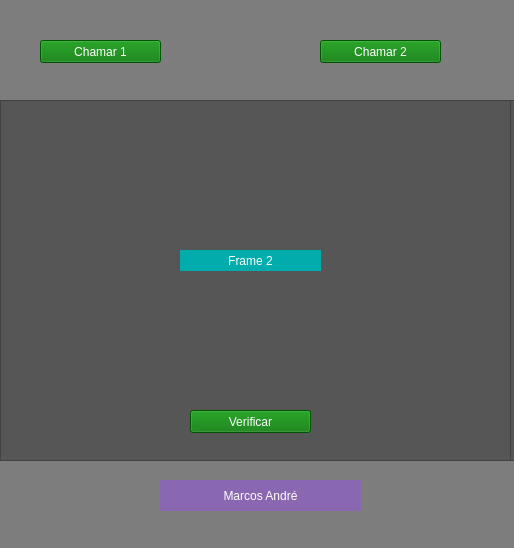
<?xml version="1.0" encoding="UTF-8"?>
<ui version="4.0">
 <class>MainWindow</class>
 <widget class="QMainWindow" name="MainWindow">
  <property name="geometry">
   <rect>
    <x>0</x>
    <y>0</y>
    <width>514</width>
    <height>548</height>
   </rect>
  </property>
  <property name="windowTitle">
   <string>MainWindow</string>
  </property>
  <property name="styleSheet">
   <string notr="true">color: rgb(255, 255, 255);
background-color: rgb(125, 125, 125);
font: 75 14pt &quot;Times New Roman&quot;;</string>
  </property>
  <widget class="QWidget" name="centralwidget">
   <widget class="QFrame" name="frame">
    <property name="geometry">
     <rect>
      <x>0</x>
      <y>100</y>
      <width>521</width>
      <height>361</height>
     </rect>
    </property>
    <property name="styleSheet">
     <string notr="true">background-color: rgb(86, 86, 86);</string>
    </property>
    <property name="frameShape">
     <enum>QFrame::StyledPanel</enum>
    </property>
    <property name="frameShadow">
     <enum>QFrame::Raised</enum>
    </property>
    <widget class="QPushButton" name="Verificar1">
     <property name="geometry">
      <rect>
       <x>200</x>
       <y>320</y>
       <width>121</width>
       <height>23</height>
      </rect>
     </property>
     <property name="styleSheet">
      <string notr="true">background-color: rgb(0, 117, 0);
border-color: rgb(255, 255, 255);</string>
     </property>
     <property name="text">
      <string>Verificar</string>
     </property>
    </widget>
    <widget class="QLabel" name="label_frame_1">
     <property name="geometry">
      <rect>
       <x>170</x>
       <y>140</y>
       <width>171</width>
       <height>20</height>
      </rect>
     </property>
     <property name="styleSheet">
      <string notr="true">background-color: rgb(0, 150, 150);</string>
     </property>
     <property name="text">
      <string>Frame 1</string>
     </property>
     <property name="alignment">
      <set>Qt::AlignCenter</set>
     </property>
    </widget>
    <widget class="QFrame" name="frame_2">
     <property name="geometry">
      <rect>
       <x>0</x>
       <y>0</y>
       <width>511</width>
       <height>361</height>
      </rect>
     </property>
     <property name="frameShape">
      <enum>QFrame::StyledPanel</enum>
     </property>
     <property name="frameShadow">
      <enum>QFrame::Raised</enum>
     </property>
     <widget class="QPushButton" name="Verificar_2">
      <property name="geometry">
       <rect>
        <x>190</x>
        <y>310</y>
        <width>121</width>
        <height>23</height>
       </rect>
      </property>
      <property name="styleSheet">
       <string notr="true">background-color: rgb(0, 117, 0);
border-color: rgb(255, 255, 255);</string>
      </property>
      <property name="text">
       <string>Verificar</string>
      </property>
     </widget>
     <widget class="QLabel" name="Label_frame_2">
      <property name="geometry">
       <rect>
        <x>180</x>
        <y>150</y>
        <width>141</width>
        <height>21</height>
       </rect>
      </property>
      <property name="styleSheet">
       <string notr="true">background-color: rgb(0, 172, 172);</string>
      </property>
      <property name="text">
       <string>Frame 2</string>
      </property>
      <property name="alignment">
       <set>Qt::AlignCenter</set>
      </property>
     </widget>
    </widget>
   </widget>
   <widget class="QLabel" name="label">
    <property name="geometry">
     <rect>
      <x>160</x>
      <y>480</y>
      <width>201</width>
      <height>31</height>
     </rect>
    </property>
    <property name="styleSheet">
     <string notr="true">background-color: rgb(138, 103, 177);</string>
    </property>
    <property name="text">
     <string>Marcos André</string>
    </property>
    <property name="alignment">
     <set>Qt::AlignCenter</set>
    </property>
   </widget>
   <widget class="QPushButton" name="Chamar_1">
    <property name="geometry">
     <rect>
      <x>40</x>
      <y>40</y>
      <width>121</width>
      <height>23</height>
     </rect>
    </property>
    <property name="styleSheet">
     <string notr="true">background-color: rgb(0, 117, 0);
border-color: rgb(255, 255, 255);</string>
    </property>
    <property name="text">
     <string>Chamar 1</string>
    </property>
   </widget>
   <widget class="QPushButton" name="Chamar_2">
    <property name="geometry">
     <rect>
      <x>320</x>
      <y>40</y>
      <width>121</width>
      <height>23</height>
     </rect>
    </property>
    <property name="styleSheet">
     <string notr="true">background-color: rgb(0, 117, 0);
border-color: rgb(255, 255, 255);</string>
    </property>
    <property name="text">
     <string>Chamar 2</string>
    </property>
   </widget>
  </widget>
  <widget class="QStatusBar" name="statusbar"/>
 </widget>
 <resources/>
 <connections/>
</ui>
